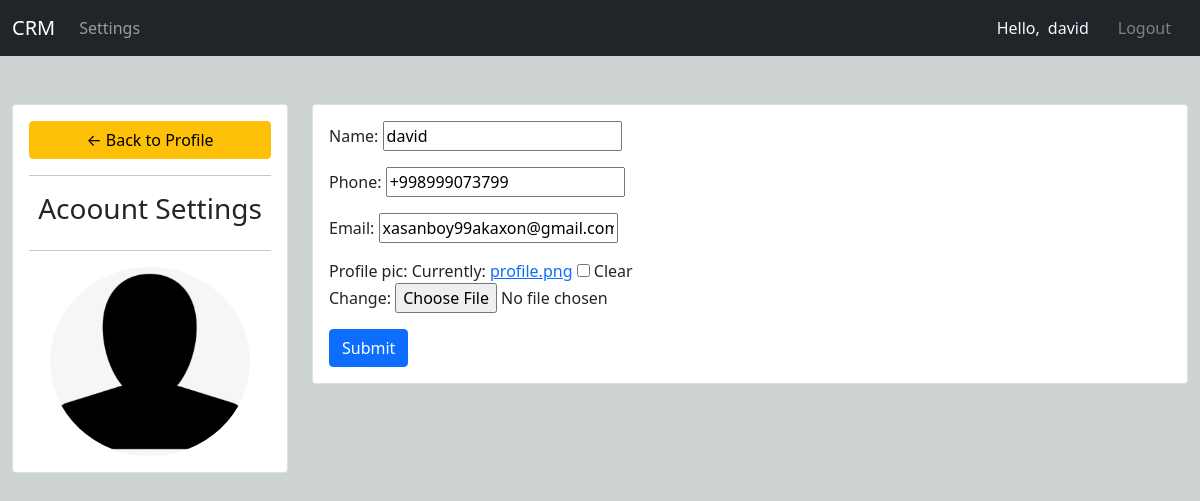
/account/ (signed in), run on an earlier commit of the app's database.
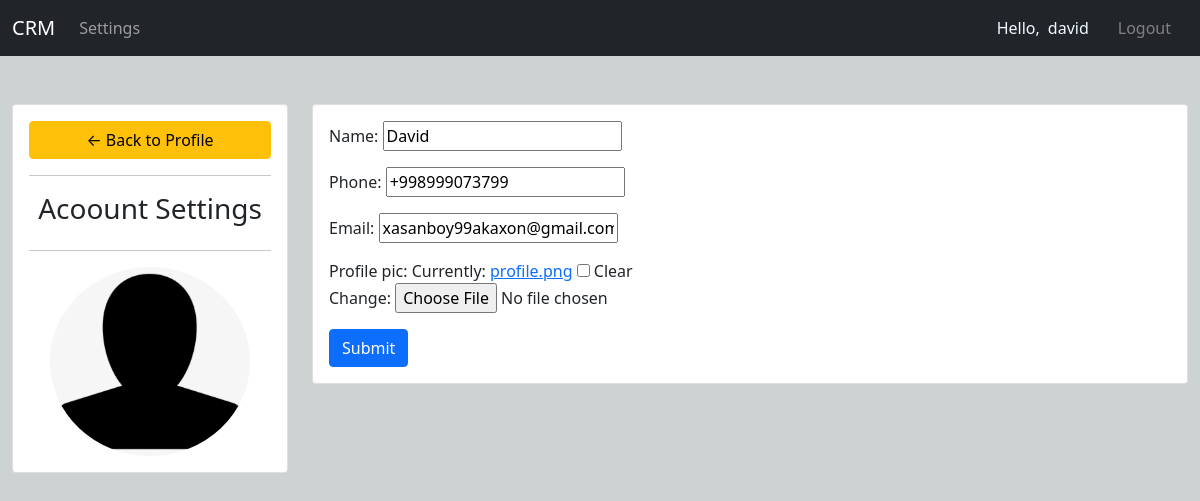
And on a later commit of the database.
### accounts/models.py (models this page shows, shortened)
class Customer(models.Model):
    user = models.OneToOneField(
        User, null=True, blank=True, on_delete=models.CASCADE)
    name = models.CharField(max_length=200, null=True)
    phone = models.CharField(max_length=200, null=True, blank=True)
    email = models.CharField(max_length=200, null=True, blank=True)
    profile_pic = models.ImageField(
        default="profile.png", null=True, blank=True)
    date_created = models.DateTimeField(auto_now_add=True, null=True)

### accounts/decorators.py (the view)
        def wrapper_func(request, *args, **kwargs):
            group = None
            if request.user.groups.exists():
                group = request.user.groups.all()[0].name
            if group in allowed_roles:
                return view_func(request, *args, **kwargs)
            else:
                return HttpResponse('You are not authorized to view this page')

### accounts/forms.py
class CustomerForm(ModelForm):
    class Meta:
        model = Customer
        fields = "__all__"
        exclude = ['user']

### accounts/views.py (called while the page is built)
@login_required(login_url='login')
@allowed_users(allowed_roles=['customer'])
def accountSettings(request):
    customer = request.user.customer
    form = CustomerForm(instance=customer)
    if request.method == "POST":
        form = CustomerForm(request.POST, request.FILES, instance=customer)
        if form.is_valid():
            form.save()
    context = {'form': form}
    return render(request, 'accounts/account_settings.html', context)

### accounts/templates/accounts/account_settings.html (shortened to what this page needs)
{% extends 'accounts/main.html' %}
{% load static %}
{% block content %}
<br>
<div class="row">
  <div class="col-md-3">
    <div class="card card-body">
      <a href="{% url 'dashboard' %}" class="btn btn-warning">&#8592; Back to Profile</a>
      <hr>
      <h3 style="text-align:center;">Acoount Settings</h3>
      <hr>
      <img src="{{request.user.customer.profile_pic.url}}" alt="" class="profile-pic">
    </div>
  </div>
  <div class="col-md-9">
    <div class="card card-body">
      <form action="" method="POST" enctype="multipart/form-data">
        {{form.as_p}}
        <input type="submit" class="btn btn-primary" name="Update Information">
      </form>
    </div>
  </div>
</div>
{% endblock content %}

### accounts/templates/accounts/main.html (shortened to what this page needs)
{% load static %}
<!DOCTYPE html>
<html lang="en">
<head>
  <link href="https://cdn.jsdelivr.net/npm/bootstrap@5.0.2/dist/css/bootstrap.min.css" rel="stylesheet"
>
  <link rel="stylesheet" href="{% static 'css/main.css' %}">
</head>
<body>
  {% include 'accounts/navbar.html' %}
  <div class="container-fluid">
    <br>
    {% block content %}
    {% endblock content %}
  </div>
</body>
</html>

### accounts/templates/accounts/navbar.html (shortened to what this page needs)
{% load active_link_tags %}
<nav class="navbar navbar-expand-lg navbar-dark bg-dark">
  <div class="container-fluid">
    <a class="navbar-brand" href="{% url 'dashboard' %}">CRM</a>
    <div class="collapse navbar-collapse" id="navbarNav">
      <ul class="navbar-nav">
        {% if request.user.is_staff %}
        <li class="nav-item">
          <a class="nav-link {% active_link 'dashboard' %}" aria-current="page" href="{% url 'dashboard' %}">Dashboard</a>
        </li>
        <li class="nav-item">
          <a class="nav-link {% active_link 'products' %}" href="{% url 'products' %}">Products</a>
        </li>
        {% else %}
        <li class="nav-item">
          <a class="nav-link {% active_link 'account' %}" href="{% url 'account' %}">Settings</a>
        </li>
        {% endif %}
      </ul>
    </div>
  </div>
  <span style="color: aliceblue;" class="mx-2">Hello, </span>
  <span style="color: aliceblue;">{{request.user}}</span>
  <span><a href="{% url 'logout' %}" class="mx-3 btn btn-link" style="text-decoration: none; color:gray;">Logout</a></span>
</nav>

### static/css/main.css (style rules this page uses)
body { background: #CDD3D2; }

### accounts/templates/accounts/account_settings.html (style rules this page uses)
.profile-pic { max-width: 200px; max-height: 200px; margin: 0 auto; border-radius: 50%; }

What changed in the data, as far as the page shows it:
changed Customer "xasanboy99akaxon@gmail.com": name "david" → "David"
